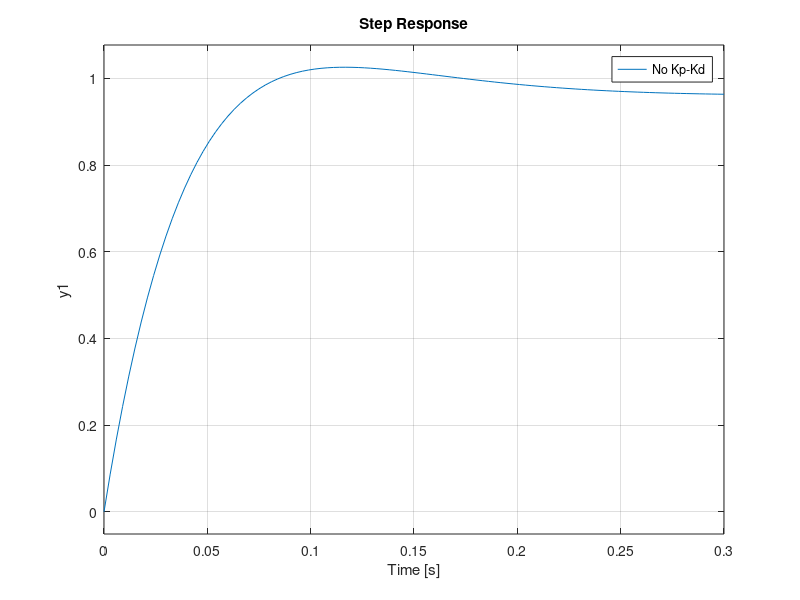

The MATLAB source for this figure:
clearvars, clc
%% Bare
num = [1];
denom = [1 10 20];
G = tf(num, denom)
Y = feedback(G,1)
step(Y)
hold on;

%% Kp Kd added
Kp = 500; % Proportional gain
Kd = 10; % Derivative gain
C = tf([Kd Kp], 1) % PD controller
Y_pd = feedback(C*G, 1); % Closed-loop system with PD controller
step(Y_pd); % Step response of the PID controlled system

Kp = 500; % Proportional gain
Kd = 20; % Derivative gain
C = tf([Kd Kp], 1) % PD controller
Y_pd = feedback(C*G, 1); % Closed-loop system with PD controller
step(Y_pd); % Step response of the PID controlled system

Kp = 500; % Proportional gain
Kd = 30; % Derivative gain
C = tf([Kd Kp], 1) % PD controller
Y_pd = feedback(C*G, 1); % Closed-loop system with PD controller
step(Y_pd); % Step response of the PID controlled system
legend('No Kp-Kd', 'Kp=500 Kd=10', 'Kp=500 Kd=20', 'Kp=500 Kd=30');